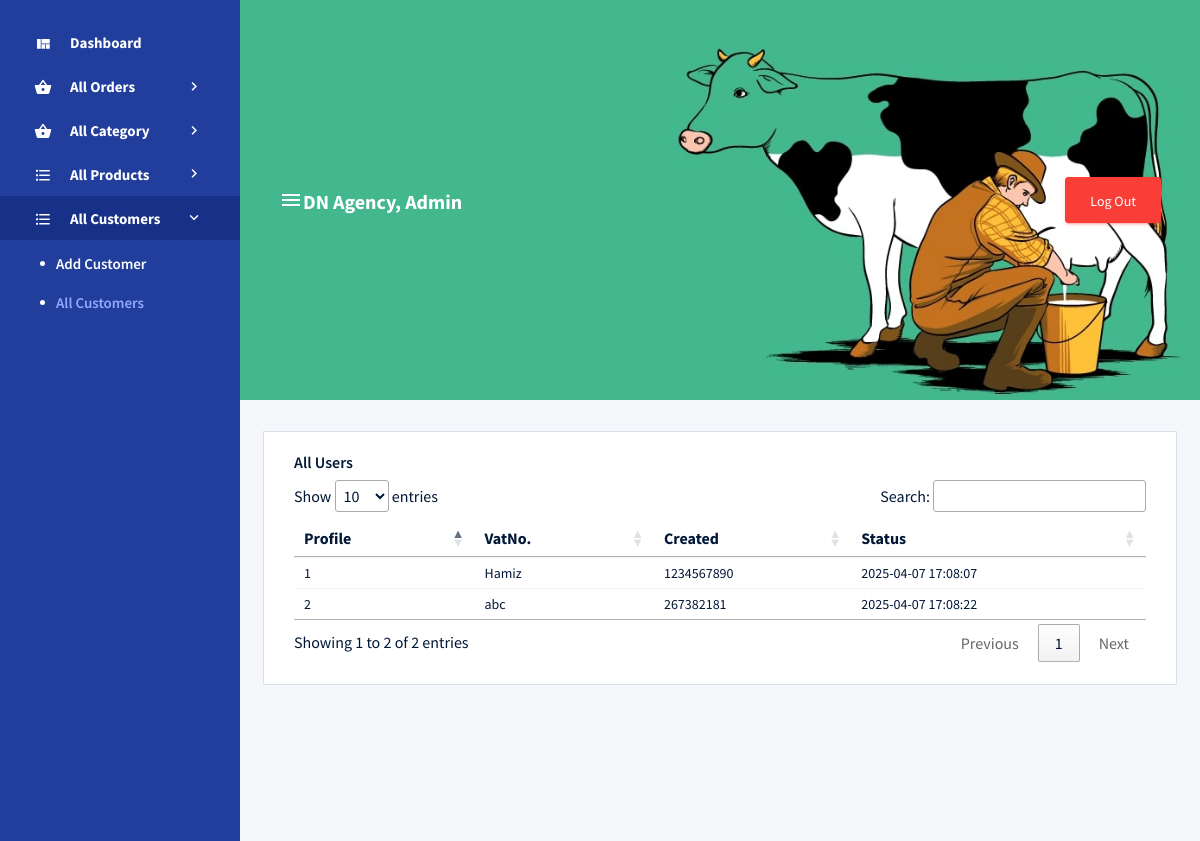
/all_user.php (signed in), run on the app's committed database.
### tables this page shows
CREATE TABLE `user` (
  `uid` int(11) NOT NULL,
  `uname` varchar(255) DEFAULT NULL,
  `umobile` varchar(255) DEFAULT NULL,
  `address` text NOT NULL,
  `addedon` datetime NOT NULL DEFAULT current_timestamp()
);

### all_user.php (the view, shortened to what this page needs)
<?php
include("Database/config.php");
include('header.php');
?>
<div class="main-panel">
        <div class="content-wrapper">
          <div class="row">
            <div class="col-lg-12 grid-margin stretch-card">
              <div class="card">
                <div class="card-body">
                  <h4 class="card-title">All users</h4>
                  <div class="table-responsive">
                    <table class="table" id="datatable">
                      <thead>
                        <tr>
                          <th>Profile</th>
                          <th>VatNo.</th>
                          <th>Created</th>
                          <th>Status</th>
                        </tr>
                      </thead>
                      <tbody>
                        <?php
                          $getUsers = "SELECT * FROM user ";
                            $getUsersResult = mysqli_query($conn, $getUsers);
                            $i = 1;
                           while ($row = mysqli_fetch_array($getUsersResult, MYSQLI_ASSOC))
                            {
                        ?>
                        <tr>
                          <td scope="row"><?= $i++; ?></td>
                           <td><?= $row['uname']; ?></td>
                          <td><?= $row['umobile']; ?></td>
                          <td><?= $row['addedon']; ?></td>
                        </tr>
                         <?php } ?>
                      </tbody>
                    </table>
                  </div>
                </div>
              </div>
            </div>
          </div>
        </div>
      <?php include('footer.php'); ?>

### data on the page
user: uname "Hamiz", umobile "1234567890", addedon "2025-04-07 17:08:07"
user: uname "abc", umobile "267382181", addedon "2025-04-07 17:08:22"

### other printed values
$_SESSION['name'] "Admin"
